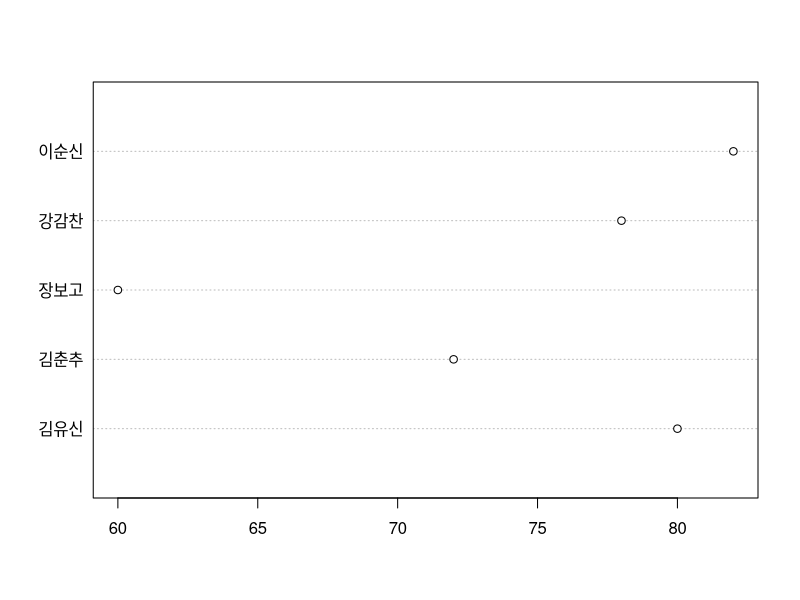

This chart was generated by the following R code:
#날짜 : 2021/01/20
#이름 : 김은표
#내용 : Ch05.데이터 시각화 - 점차트 교재 p146


score <- c(80, 72, 60, 78, 82)
names(score) <- c('김유신', '김춘추', '장보고', '강감찬', '이순신')

dotchart(score)

help('dotchart')

#교재 p146 실습 - 점 차트 사용하기